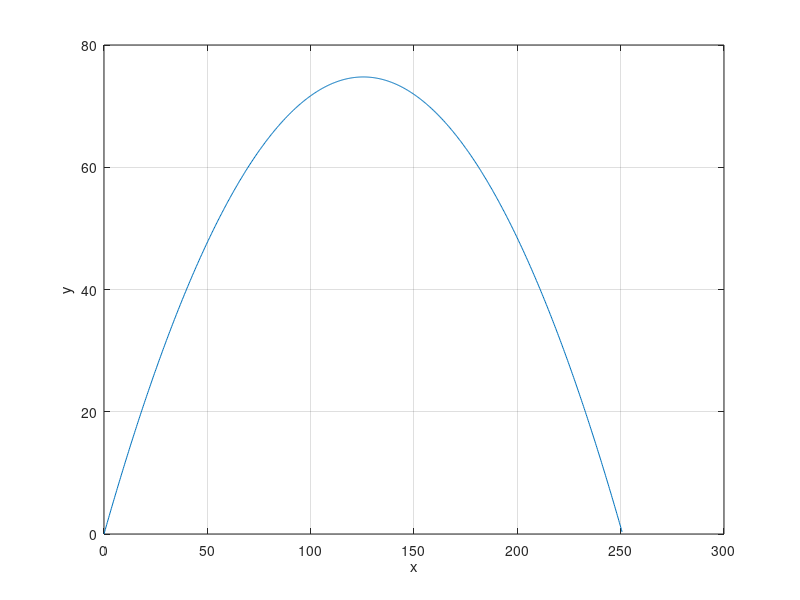

This chart was generated by the following MATLAB code:
v0 = 50;
A2 = 50;
g = 9.81;

t_hit = 2*(v0*sind(A2)) / g
t_max = v0*sind(A2) / g
y_max = (v0*sind(A2))*t_max - 0.5*g*t_max^2

t = 0:0.01:t_hit;
x1 = (v0*cosd(A2))*t;
y1 = (v0*sind(A2))*t-0.5*g*t.^2;
plot(x1,y1)
xlabel('x')
ylabel('y')
grid on
